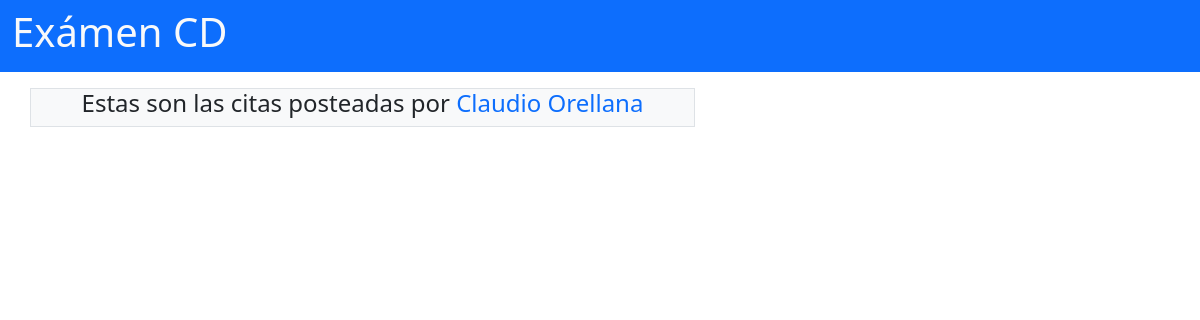
/user/1/, run on an earlier commit of the app's database.
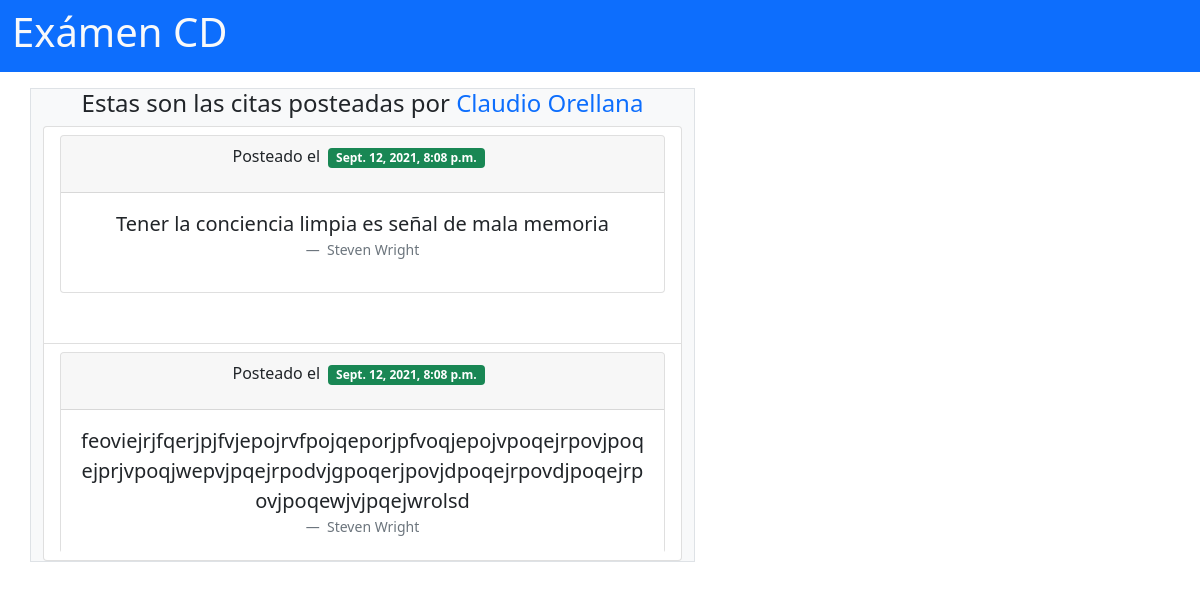
And on a later commit of the database.
### app/models.py (models this page shows, shortened)
class Cita(models.Model):
    cita= models.CharField(max_length=255)
    autor =models.CharField(max_length=255)
    user = models.ForeignKey(User,related_name = "citas", on_delete = models.CASCADE)
    created_at = models.DateTimeField(auto_now_add=True)
    updated_at = models.DateTimeField(auto_now=True)
    def __repr__(self):
        return f"{self.cita} ({self.autor})"

### app/views.py (the view)
# urls.py: path('user/<int:num>/', views.cita_usuario)
def cita_usuario(request, num):
        citauser = Cita.objects.filter(user__id = num)
        usuariocita = User.objects.get(id= num)
        print(citauser)
        context = {
            'cita_list': citauser,
            'usuario': usuariocita
        }
        return render(request, 'citasdeusuario.html', context)

### app/models.py (called while the page is built)
    def __str__(self):
        return f"{self.name}"

### app/templates/citasdeusuario.html (shortened to what this page needs)
{% extends "sin_nav.html" %}
{% block contenido %}
<div class="row justify-content-between">
  <div class="col-12 col-md-7 bg-light mt-3 border border-radius">
    <h4 class = "text-center">Estas son las citas posteadas por <span class=" text-primary">{{usuario}}</span></h4>
    <ul class="mt-2 list-group">
      {% for cita in cita_list %}
      <li class="list-group-item">
        <div id="quote" class="col bordered" style="min-height: 200px; overflow: auto">
          <div class="card text-center">
            <div class="card-header">
              <p class="me-2 ">Posteado el <span class=" ms-1 badge bg-success">{{cita.created_at}}</span></p>
            </div>
            <div class="card-body">
              <figure class="text-center">
                <blockquote class="blockquote">
                  <p class="text-break">{{cita.cita}}</p>
                </blockquote>
                <figcaption class="blockquote-footer">
                  {{cita.autor}} <cite title="Source Title"></cite>
                </figcaption>
              </figure>
            </div>
      </li class="mb-2">
      {% endfor %}
    </ul>
  </div>
</div>
{% endblock %}

What changed in the data, as far as the page shows it:
added Cita: created_at "Sept. 12, 2021, 8:08 p.m.", cita "Tener la conciencia limpia es señal de mala memoria", autor "Steven Wright"
added Cita: created_at "Sept. 12, 2021, 8:08 p.m.", cita "feoviejrjfqerjpjfvjepojrvfpojqeporjpfvoqjepojvpoqejrpovjpoqejprjvpoqjwepvjpqejrpodvjgpoqerjpovjdpoqejrpovdjpoqejrpovjpoqewjvjpqejwrolsd", autor "Steven Wright"
